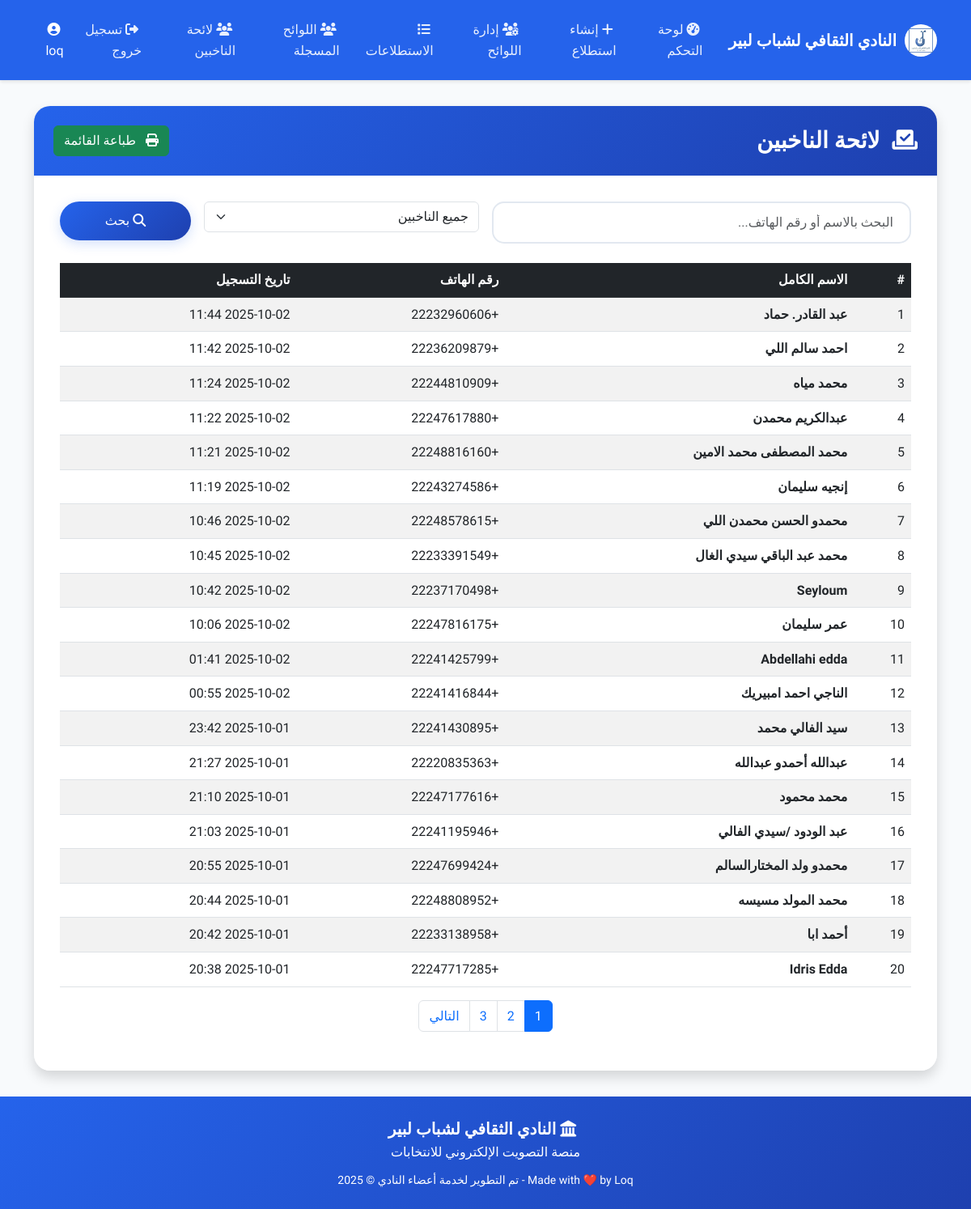
The app's page /vote-admin/users/ (signed in) with its own data.
### voting/models.py (models this page shows, shortened)
class CustomUser(AbstractUser):
    ADMIN_CHOICES = [
        ('user', 'Regular User'),
        ('view_admin', 'View Admin'),
        ('super_admin', 'Super Admin'),
    ]
    id = models.UUIDField(primary_key=True, default=uuid.uuid4, editable=False)
    full_name = models.CharField(
        max_length=100,
        blank=True,
        null=True,
        help_text="Full name of the user"
    )
    phone_regex = RegexValidator(
        regex=r'^\+?1?\d{9,15}$',
        message="Phone number must be entered in the format: '+999999999'. Up to 15 digits allowed."
    )
    phone_number = models.CharField(
        validators=[phone_regex],
        max_length=17,
        unique=True,
        blank=True,
        null=True,
        help_text="Phone number for regular users"
    )
    is_phone_verified = models.BooleanField(
        default=False,
        help_text="Whether the phone number has been verified via OTP"
    )
    otp_code = models.CharField(
        max_length=6,
        blank=True,
        null=True,
        help_text="Current OTP code for verification"
    )
    otp_created_at = models.DateTimeField(
        blank=True,
        null=True,
        help_text="When the current OTP was generated"
    )
    user_type = models.CharField(
        max_length=15,
        choices=ADMIN_CHOICES,
        default='user',
        help_text="Type of user: regular user, view admin, or super admin"
    )
    created_at = models.DateTimeField(
        auto_now_add=True,
        help_text="When this user account was created"
    )
    objects = CustomUserManager()
    USERNAME_FIELD = 'username'
    REQUIRED_FIELDS = ['email']
    class Meta:
        verbose_name = 'User'
        verbose_name_plural = 'Users'
        ordering = ['-created_at']
    def is_admin(self):
        return self.user_type in ['view_admin', 'super_admin']
    def is_super_admin(self):
        return self.user_type == 'super_admin'

### voting/views.py (the view)
# urls.py: path('vote-admin/users/', views.registered_users_view, name='registered_users'),
@login_required
def registered_users_view(request):
    search_query = request.GET.get('search', '')
    verification_filter = request.GET.get('verification', '')
    users = CustomUser.objects.filter(user_type='user')
    if not request.user.is_super_admin():
        users = users.filter(is_phone_verified=True)
        verification_filter = 'verified'
    if search_query:
        users = users.filter(
            Q(full_name__icontains=search_query) |
            Q(phone_number__icontains=search_query)
        )
    if verification_filter and request.user.is_super_admin():
        if verification_filter == 'verified':
            users = users.filter(is_phone_verified=True)
        elif verification_filter == 'unverified':
            users = users.filter(is_phone_verified=False)
    users = users.order_by('-created_at')
    all_users_for_print = users
    paginator = Paginator(users, 20)
    page_number = request.GET.get('page')
    page_obj = paginator.get_page(page_number)
    total_users = users.count()
    verified_users = users.filter(is_phone_verified=True).count()
    unverified_users = total_users - verified_users
    verification_percentage = round((verified_users / total_users * 100) if total_users > 0 else 0, 1)
    unverified_percentage = round((unverified_users / total_users * 100) if total_users > 0 else 0, 1)
    context = {
        'page_obj': page_obj,
        'all_users': all_users_for_print,  # Add this - all users for printing
        'search_query': search_query,
        'verification_filter': verification_filter,
        'total_users': total_users,
        'verified_users': verified_users,
        'unverified_users': unverified_users,
        'verification_percentage': verification_percentage,
        'unverified_percentage': unverified_percentage,
        'is_super_admin': request.user.is_super_admin(),
    }
    return render(request, 'admin/registered_users.html', context)

### voting/templates/admin/registered_users.html (shortened to what this page needs)
{% extends 'base.html' %}
{% load static %}
{% block content %}
<div class="row">
    <div class="col-12">
        <div class="card shadow">
            <div class="card-header d-flex justify-content-between align-items-center">
                <h3 class="mb-0">
                    <i class="fas fa-vote-yea me-2"></i>
                    لائحة الناخبين
                </h3>
                <button onclick="window.print()" class="btn btn-success">
                    <i class="fas fa-print me-2"></i>
                    طباعة القائمة
                </button>
            </div>
            <div class="card-body">
<form method="get" class="row g-3 mb-4 no-print">
    <div class="col-md-{% if is_super_admin %}6{% else %}10{% endif %}">
        <input type="text"
               class="form-control"
               name="search"
               value="{{ search_query }}"
               placeholder="البحث بالاسم أو رقم الهاتف...">
    </div>
    {% if is_super_admin %}
    <div class="col-md-4">
        <select name="verification" class="form-select">
            <option value="">جميع الناخبين</option>
        </select>
    </div>
    {% else %}
    <input type="hidden" name="verification" value="verified">
    {% endif %}
    <div class="col-md-2">
        <button type="submit" class="btn btn-primary w-100">
            <i class="fas fa-search"></i>
            بحث
        </button>
    </div>
</form>
<div class="table-responsive">
    <table class="table table-striped screen-only" id="usersTable">
        <thead class="table-dark">
            <tr>
                <th>#</th>
                <th>الاسم الكامل</th>
                <th>رقم الهاتف</th>
                <th>تاريخ التسجيل</th>
            </tr>
        </thead>
        <tbody>
            {% for user in page_obj %}
            <tr>
                <td>{{ forloop.counter0|add:page_obj.start_index }}</td>
                <td>
                    <strong>{{ user.full_name|default:"غير محدد" }}</strong>
                </td>
                <td>
                    <span class="text-monospace">{{ user.phone_number }}</span>
                </td>
                <td>{{ user.created_at|date:"Y-m-d H:i" }}</td>
            </tr>
            {% endfor %}
        </tbody>
    </table>
</div>
                {% if page_obj.has_other_pages %}
                <nav aria-label="pagination" class="no-print">
                    <ul class="pagination justify-content-center">
                        {% for num in page_obj.paginator.page_range %}
                            {% if page_obj.number == num %}
                                <li class="page-item active">
                                    <span class="page-link">{{ num }}</span>
                                </li>
                            {% elif num > page_obj.number|add:'-3' and num < page_obj.number|add:'3' %}
                                <li class="page-item">
                                    <a class="page-link" href="?page={{ num }}&search={{ search_query }}&verification={{ verification_filter }}">{{ num }}</a>
                                </li>
                            {% endif %}
                        {% endfor %}
                        {% if page_obj.has_next %}
                            <li class="page-item">
                                <a class="page-link" href="?page={{ page_obj.next_page_number }}&search={{ search_query }}&verification={{ verification_filter }}">
                                    التالي
                                </a>
                            </li>
                        {% endif %}
                    </ul>
                </nav>
                {% endif %}
            </div>
        </div>
    </div>
</div>
{% endblock %}

### voting/templates/base.html (shortened to what this page needs)
{% load static %}
<!DOCTYPE html>
<html lang="ar" dir="rtl">
<head>
    <link href="https://cdnjs.cloudflare.com/ajax/libs/bootstrap/5.3.0/css/bootstrap.rtl.min.css" rel="stylesheet">
    <link href="https://cdnjs.cloudflare.com/ajax/libs/font-awesome/6.4.0/css/all.min.css" rel="stylesheet">
</head>
<body>
    <nav class="navbar navbar-expand-lg navbar-dark">
        <div class="container">
            <a class="navbar-brand d-flex align-items-center" href="{% url 'dashboard' %}">
            <div class="club-logo">
                <img src="{% static 'club-logo.png' %}" alt="شعار النادي">
            </div>
            <span class="club-name">النادي الثقافي لشباب لبير</span>
        </a>
            <div class="collapse navbar-collapse" id="navbarNav">
                <ul class="navbar-nav me-auto">
                    {% if user.is_authenticated %}
                        {% if user.user_type == 'super_admin' %}
                            <li class="nav-item">
                                <a class="nav-link" href="{% url 'admin_dashboard' %}">
                                    <i class="fas fa-tachometer-alt ms-1"></i>
                                    لوحة التحكم
                                </a>
                            </li>
                            <li class="nav-item">
                                <a class="nav-link" href="{% url 'create_poll' %}">
                                    <i class="fas fa-plus ms-1"></i>
                                    إنشاء استطلاع
                                </a>
                            </li>
                              <li class="nav-item">
                                <a class="nav-link" href="{% url 'team_management' %}">
                                    <i class="fas fa-users-cog ms-1"></i>
                                    إدارة اللوائح
                                </a>
                            </li>
                        {% endif %}
                        {% if user.is_admin %}
                            <li class="nav-item">
                                <a class="nav-link" href="{% url 'poll_management' %}">
                                    <i class="fas fa-list ms-1"></i>
                                    الاستطلاعات
                                </a>
                        {% endif %}
                    <li class="nav-item">
                            <a class="nav-link" href="{% url 'teams_list' %}">
                                <i class="fas fa-users ms-1"></i>
                                اللوائح المسجلة
                            </a>
                        </li>
                          </li>
                               <li class="nav-item">
                                <a class="nav-link" href="{% url 'registered_users' %}">
                                    <i class="fas fa-users ms-1"></i>
                                    لائحة الناخبين
                                </a>
                            </li>
                        <li class="nav-item">
                            <a class="nav-link" href="{% url 'logout' %}">
                                <i class="fas fa-sign-out-alt ms-1"></i>
                                تسجيل خروج
                            </a>
                        </li>
                    {% endif %}
                </ul>
                {% if user.is_authenticated %}
                    <span class="navbar-text text-white">
                        <i class="fas fa-user-circle ms-1"></i>
                        {% if user.user_type == 'user' %}
                            {{ user.phone_number }}
                        {% else %}
                            {{ user.username }}
                        {% endif %}
                    </span>
                {% endif %}
            </div>
        </div>
    </nav>
    <main class="main-content">
        <div class="container">
            {% block content %}{% endblock %}
        </div>
    </main>
    <footer class="footer">
        <div class="container">
            <div class="club-footer">
                <div class="club-name">
                    <i class="fas fa-landmark ms-2"></i>
                    النادي الثقافي لشباب لبير
                </div>
                <div class="election-info">
                    منصة التصويت الإلكتروني للانتخابات
                </div>
                <div class="mt-2">
                    <small class="">
                 Made with ❤️ by Loq - تم التطوير لخدمة أعضاء النادي        © 2025
                    </small>
                </div>
            </div>
        </div>
    </footer>
</body>
</html>

### voting/templates/base.html (style rules this page uses)
.navbar-brand { display: flex; align-items: center; text-decoration: none; padding: 0; }
.club-logo { width: 50px; height: 50px; margin-left: 10px; flex-shrink: 0; }
.club-logo img { width: 100%; height: 100%; object-fit: contain; display: block; }
.club-name { font-weight: 700; font-size: 1.25rem; color: white !important; white-space: nowrap; }
.club-logo img { max-width: 100%; height: auto; display: block; }
.club-logo { background: white; border-radius: 50%; padding: 5px; display: flex; align-items: center; justify-content: center; }
:root { --primary-blue: #2563eb; --secondary-blue: #1e40af; --light-blue: #3b82f6; --accent-blue: #60a5fa; --gradient-blue: linear-gradient(135deg, #2563eb 0%, #1e40af 100%); --gradient-light: linear-gradient(135deg, #eff6ff 0%, #dbeafe 100%); --shadow-blue: rgba(37, 99, 235, 0.2); --text-dark: #1e293b; --text-muted: #64748b; }
* { margin: 0; padding: 0; box-sizing: border-box; }
body { font-family: 'Cairo', 'Tajawal', Arial, sans-serif; background: var(--gradient-light); color: var(--text-dark); min-height: 100vh; line-height: 1.8; direction: rtl; text-align: right; }
h1, h2, h3, h4, h5, h6 { font-family: 'Cairo', 'Tajawal', Arial, sans-serif; font-weight: 600; }
:root { --primary-color: #2563eb; --secondary-color: #1e40af; --success-color: #10b981; --warning-color: #f59e0b; --text-dark: #1e293b; --text-muted: #64748b; --bg-light: #f8fafc; }
body { font-family: 'Cairo', Arial, sans-serif; background: var(--bg-light); color: var(--text-dark); min-height: 100vh; line-height: 1.6; direction: rtl; text-align: right; display: flex; flex-direction: column; }
.navbar { background: var(--primary-color) !important; box-shadow: 0 2px 4px rgba(0,0,0,0.1); padding: 1rem 0; }
.navbar-brand { font-weight: 700; font-size: 1.25rem; color: white !important; display: flex; align-items: center; }
.club-logo { width: 40px; height: 40px; background: white; border-radius: 50%; display: flex; align-items: center; justify-content: center; margin-left: 10px; font-weight: bold; color: var(--primary-color); }
.navbar-nav .nav-link { color: rgba(255, 255, 255, 0.9) !important; font-weight: 500; padding: 0.5rem 1rem !important; transition: all 0.3s ease; }
.me-2 { margin-left: 0.5rem !important; margin-right: 0 !important; }
.main-content { min-height: calc(100vh - 120px); padding: 2rem 0; }
.card { border: none; border-radius: 20px; box-shadow: 0 10px 40px rgba(37, 99, 235, 0.1); backdrop-filter: blur(10px); background: rgba(255, 255, 255, 0.95); transition: all 0.3s ease; overflow: hidden; }
.card-header { background: var(--gradient-blue) !important; color: white; border: none; padding: 1.5rem; font-weight: 600; text-align: center; font-family: 'Cairo', sans-serif; }
.card-body { padding: 2rem; font-family: 'Tajawal', sans-serif; }
.btn-primary { background: var(--gradient-blue); border: none; border-radius: 25px; padding: 0.75rem 2rem; font-weight: 500; transition: all 0.3s ease; box-shadow: 0 4px 15px var(--shadow-blue); font-family: 'Cairo', sans-serif; }
.form-control { border-radius: 15px; border: 2px solid #e2e8f0; padding: 0.75rem 1.25rem; font-size: 1rem; transition: all 0.3s ease; background: rgba(255, 255, 255, 0.8); font-family: 'Tajawal', sans-serif; text-align: right; }
.footer { background: var(--gradient-blue); color: white; text-align: center; padding: 1.5rem 0; margin-top: auto; font-family: 'Cairo', sans-serif; }

### voting/templates/admin/registered_users.html (style rules this page uses)
@media screen { .screen-only { display: table !important; } }

### records on screen
CustomUser: username "loq"
CustomUser: full_name "عبد القادر. حماد", phone_number "+22232960606", created_at "2025-10-02 11:44"
CustomUser: full_name "احمد سالم اللي", phone_number "+22236209879", created_at "2025-10-02 11:42"
CustomUser: full_name "محمد مياه", phone_number "+22244810909", created_at "2025-10-02 11:24"
CustomUser: full_name "عبدالكريم محمدن", phone_number "+22247617880", created_at "2025-10-02 11:22"
CustomUser: full_name "محمد المصطفى محمد الامين", phone_number "+22248816160", created_at "2025-10-02 11:21"
CustomUser: full_name "إنجيه سليمان", phone_number "+22243274586", created_at "2025-10-02 11:19"
CustomUser: full_name "محمدو الحسن محمدن اللي", phone_number "+22248578615", created_at "2025-10-02 10:46"
CustomUser: full_name "محمد عبد الباقي سيدي الغال", phone_number "+22233391549", created_at "2025-10-02 10:45"
CustomUser: full_name "Seyloum", phone_number "+22237170498", created_at "2025-10-02 10:42"
CustomUser: full_name "عمر سليمان", phone_number "+22247816175", created_at "2025-10-02 10:06"
CustomUser: full_name "Abdellahi edda", phone_number "+22241425799", created_at "2025-10-02 01:41"
CustomUser: full_name "الناجي احمد امبيريك", phone_number "+22241416844", created_at "2025-10-02 00:55"
CustomUser: full_name "سيد الفالي محمد", phone_number "+22241430895", created_at "2025-10-01 23:42"
CustomUser: full_name "عبدالله أحمدو عبدالله", phone_number "+22220835363", created_at "2025-10-01 21:27"
CustomUser: full_name "محمد محمود", phone_number "+22247177616", created_at "2025-10-01 21:10"
CustomUser: full_name "عبد الودود /سيدي الفالي", phone_number "+22241195946", created_at "2025-10-01 21:03"
CustomUser: full_name "محمدو ولد المختارالسالم", phone_number "+22247699424", created_at "2025-10-01 20:55"
CustomUser: full_name "محمد المولد مسيسه", phone_number "+22248808952", created_at "2025-10-01 20:44"
CustomUser: full_name "أحمد ابا", phone_number "+22233138958", created_at "2025-10-01 20:42"
CustomUser: full_name "Idris Edda", phone_number "+22247717285", created_at "2025-10-01 20:38"

### other values on screen
{{ num }} "1"
{{ num }} "2" "3"
